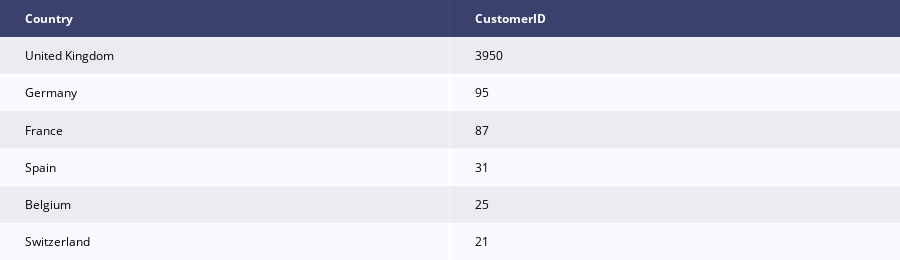

Notebook code for this chart:
### Code cell
#Customer distribution by country
country_cust_data=df[['Country','CustomerID']].drop_duplicates()
data=country_cust_data.groupby(['Country'])['CustomerID'].aggregate('count').reset_index().sort_values('CustomerID', ascending=False)
data = ff.create_table(data.head(6))
data

### Figure 1 — Plotly figure (JSON) as saved in the notebook; plotly's stock layout.template omitted (floating-point values rounded to 4 significant figures)
{"data": [{"colorscale": [[0, "#00083e"], [0.5, "#ededee"], [1, "#ffffff"]], "hoverinfo": "none", "opacity": 0.75, "showscale": false, "type": "heatmap", "z": [[0, 0], [0.5, 0.5], [1, 1], [0.5, 0.5], [1, 1], [0.5, 0.5], [1, 1]]}], "layout": {"annotations": [{"align": "left", "font": {"color": "#ffffff"}, "showarrow": false, "text": "<b>Country</b>", "x": -0.45, "xanchor": "left", "xref": "x", "y": 0, "yref": "y"}, {"align": "left", "font": {"color": "#ffffff"}, "showarrow": false, "text": "<b>CustomerID</b>", "x": 0.55, "xanchor": "left", "xref": "x", "y": 0, "yref": "y"}, {"align": "left", "font": {"color": "#000000"}, "showarrow": false, "text": "United Kingdom", "x": -0.45, "xanchor": "left", "xref": "x", "y": 1, "yref": "y"}, {"align": "left", "font": {"color": "#000000"}, "showarrow": false, "text": "3950", "x": 0.55, "xanchor": "left", "xref": "x", "y": 1, "yref": "y"}, {"align": "left", "font": {"color": "#000000"}, "showarrow": false, "text": "Germany", "x": -0.45, "xanchor": "left", "xref": "x", "y": 2, "yref": "y"}, {"align": "left", "font": {"color": "#000000"}, "showarrow": false, "text": "95", "x": 0.55, "xanchor": "left", "xref": "x", "y": 2, "yref": "y"}, {"align": "left", "font": {"color": "#000000"}, "showarrow": false, "text": "France", "x": -0.45, "xanchor": "left", "xref": "x", "y": 3, "yref": "y"}, {"align": "left", "font": {"color": "#000000"}, "showarrow": false, "text": "87", "x": 0.55, "xanchor": "left", "xref": "x", "y": 3, "yref": "y"}, {"align": "left", "font": {"color": "#000000"}, "showarrow": false, "text": "Spain", "x": -0.45, "xanchor": "left", "xref": "x", "y": 4, "yref": "y"}, {"align": "left", "font": {"color": "#000000"}, "showarrow": false, "text": "31", "x": 0.55, "xanchor": "left", "xref": "x", "y": 4, "yref": "y"}, {"align": "left", "font": {"color": "#000000"}, "showarrow": false, "text": "Belgium", "x": -0.45, "xanchor": "left", "xref": "x", "y": 5, "yref": "y"}, {"align": "left", "font": {"color": "#000000"}, "showarrow": false, "text": "25", "x": 0.55, "xanchor": "left", "xref": "x", "y": 5, "yref": "y"}, {"align": "left", "font": {"color": "#000000"}, "showarrow": false, "text": "Switzerland", "x": -0.45, "xanchor": "left", "xref": "x", "y": 6, "yref": "y"}, {"align": "left", "font": {"color": "#000000"}, "showarrow": false, "text": "21", "x": 0.55, "xanchor": "left", "xref": "x", "y": 6, "yref": "y"}], "height": 260, "margin": {"b": 0, "l": 0, "r": 0, "t": 0}, "xaxis": {"dtick": 1, "gridwidth": 2, "showticklabels": false, "tick0": -0.5, "ticks": "", "zeroline": false}, "yaxis": {"autorange": "reversed", "dtick": 1, "gridwidth": 2, "showticklabels": false, "tick0": 0.5, "ticks": "", "zeroline": false}}}
